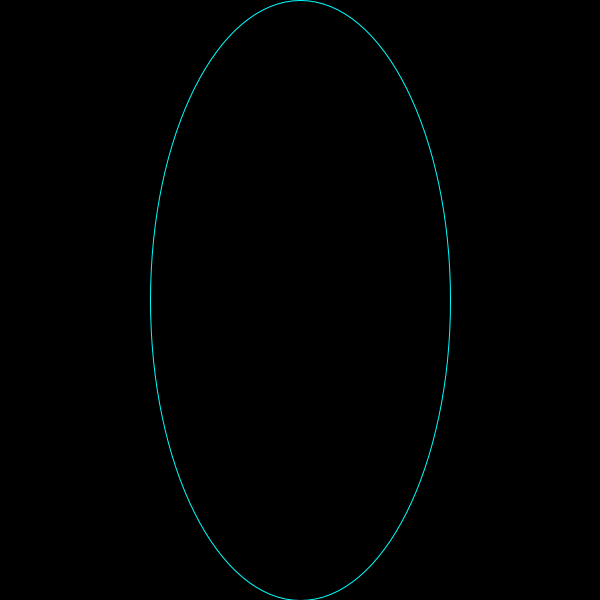
Frame 1 (no input)
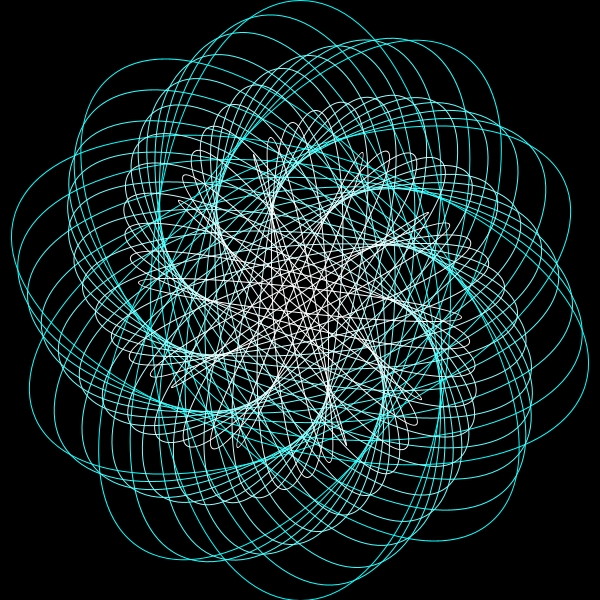
Frame 60 (the mouse pressed at the canvas centre just before this capture)
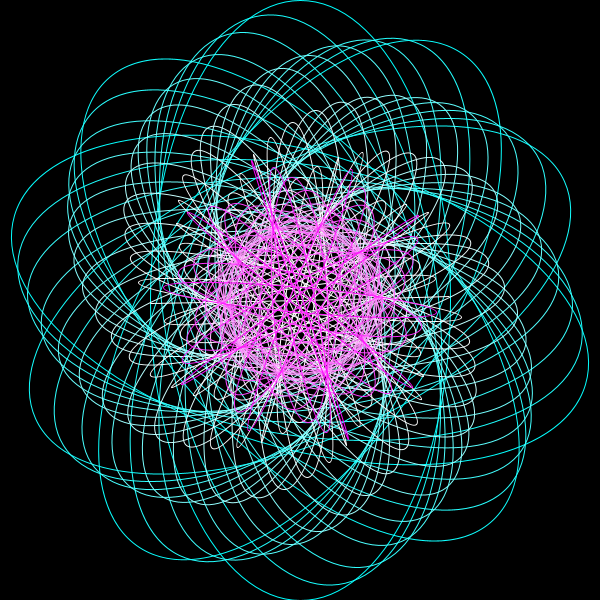
Frame 120 (the mouse held since frame 60 and released just before this capture)

The Processing sketch that drew these frames (run headless with seeded random() and noise(); from frame 60 on, the mouse is pressed at the canvas centre):

// Processing sketch: Atom
// ── Atom.pde
float r = 0;
float s = 600;
void setup()
{
  size(600, 600);
  background(0);
  noFill();
  stroke(255);
}

void draw()
{
  if ( s > 0)
  {
    translate(width / 2, height / 2);
    rotate(r);
    stroke(r, s, 255);
    ellipse(0, 0, 300 - r, s);
    r += 5;
    s -= 5;
  }
}
